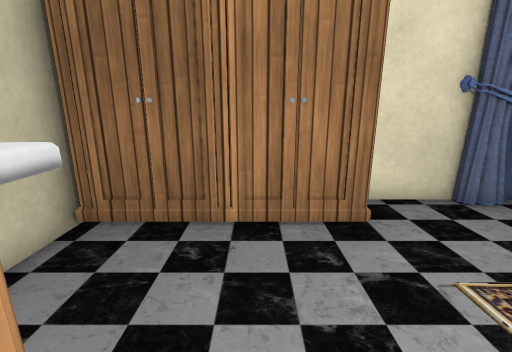
View 1 (above)

14 first-person views from a walk through a scene from a Unity 3-D project. The camera is 1.2 m above the floor, tilts 14° down and sees 90° across. Doors are open. The floor is counted in squares, 0.5 m on a side. Each view is taken from the middle of a square. On the plan, view 1 faces up. The plan holds only what a view shows up to about 17 squares ahead; the rest is blank. The player character is not drawn. Some surface patterns are stand-ins.

View 2
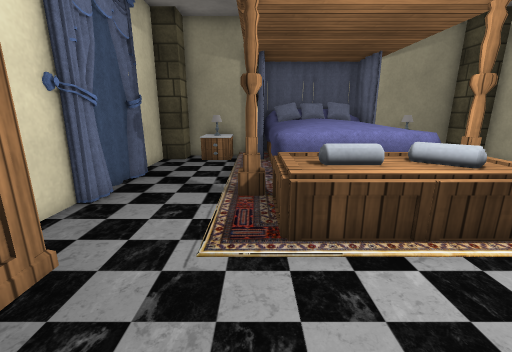

View 3
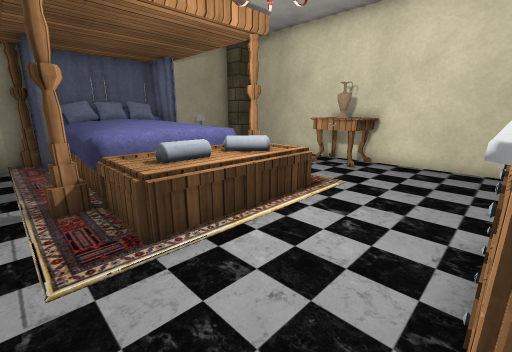

View 4
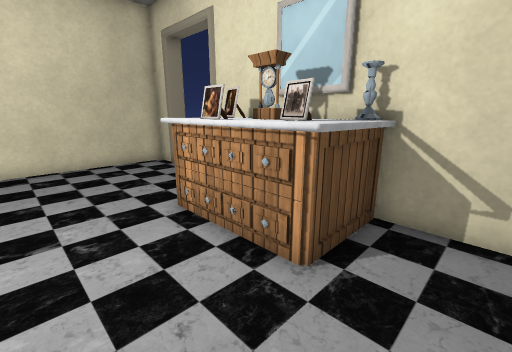

View 5
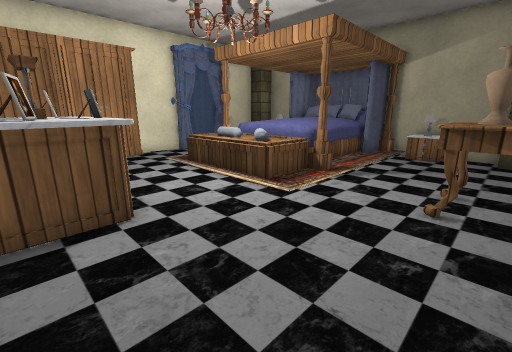

View 6
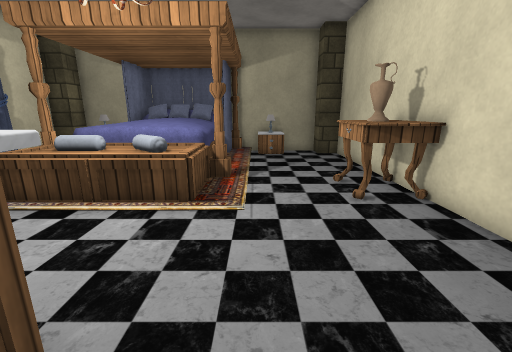

View 7
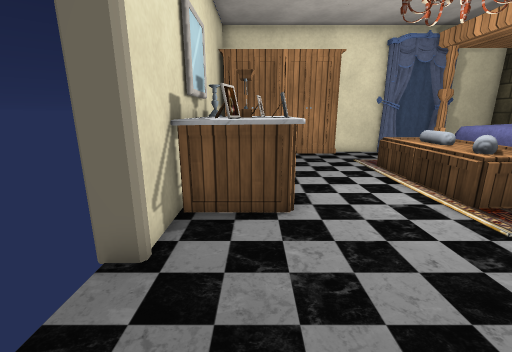

View 8
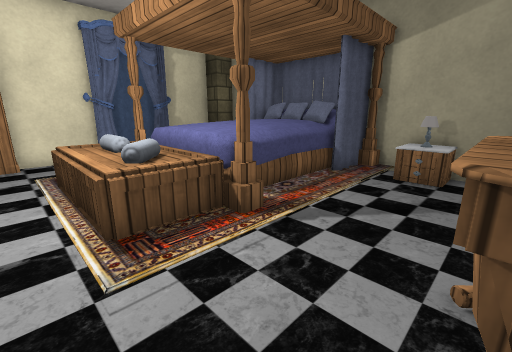

View 9
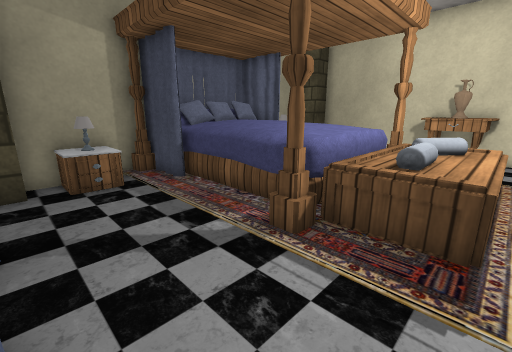

View 10
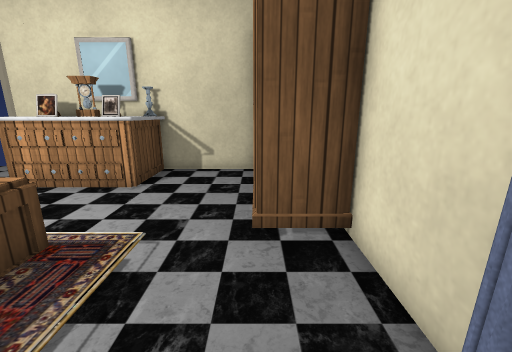

View 11
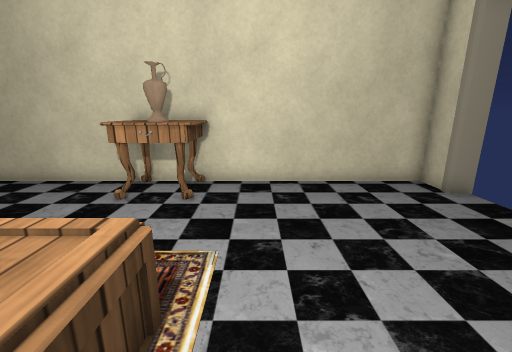

View 12
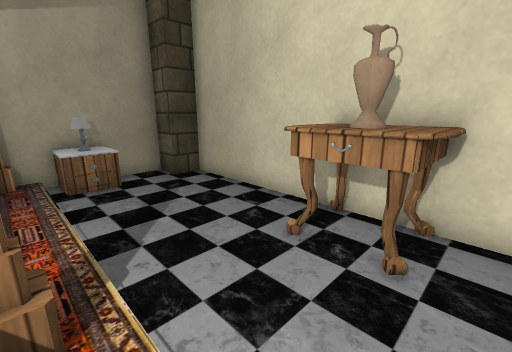

View 13
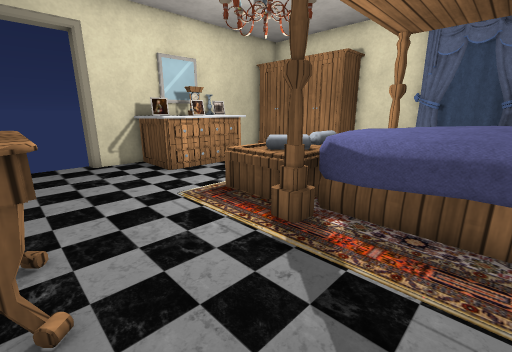

View 14
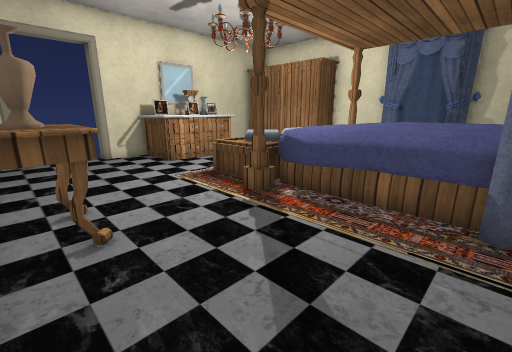

### Floor plan
Key: @ floor where view 1 was taken; # wall or solid block; . main floor; : floor 0.25 m higher than the main floor; D open door; C curtain; W wardrobe; P pillar; L lamp; A carpet; B bed; I pillow; T table; S vase; K clock; O other object.
Columns run from 5 left of view 1 to 14 right of it. Each row starts with its distance up from view 1.
  7  # OOOO#######COOOP
  6  #    :W.........PPO
  5  #WWWWWW.........OOO
  4  #...............LLO
  3  #.........A.....AAO
  2  #......BBBBAAAABBB#
  1  OOOO...BBBBBBBBIIB#
  0  #OOO@..BBB BBBBIIB
 -1  #OKO...BBB BBBBIIB
 -2  #OOO...BBBBBBBBIIB
 -3  #OOO...BBBBBBBBBBB#
 -4  #.......AAB....AAB#
 -5 ##...............AA#
 -6  D...............LL#
 -7  D...............OO#
 -8  D.......TST...... #
 -9 ##.......TST.....PP#
-10  ########   O#####

Where each view was taken, in squares from view 1:
view 1: 0 up, 0 right, facing up
view 2: 2 up, 1 left, facing right
view 3: 3 up, 1 left, facing down-right
view 4: 3 up, 2 right, facing down-left
view 5: 9 down, 3 left, facing up-right
view 6: 5 down, 3 left, facing right
view 7: 9 down, 2 left, facing up
view 8: 8 down, 2 right, facing up-right
view 9: 6 up, 3 right, facing down-right
view 10: 5 up, 7 right, facing left
view 11: 1 down, 2 right, facing down
view 12: 4 down, 3 right, facing down-right
view 13: 8 down, 9 right, facing up-left
view 14: 9 down, 11 right, facing up-left
